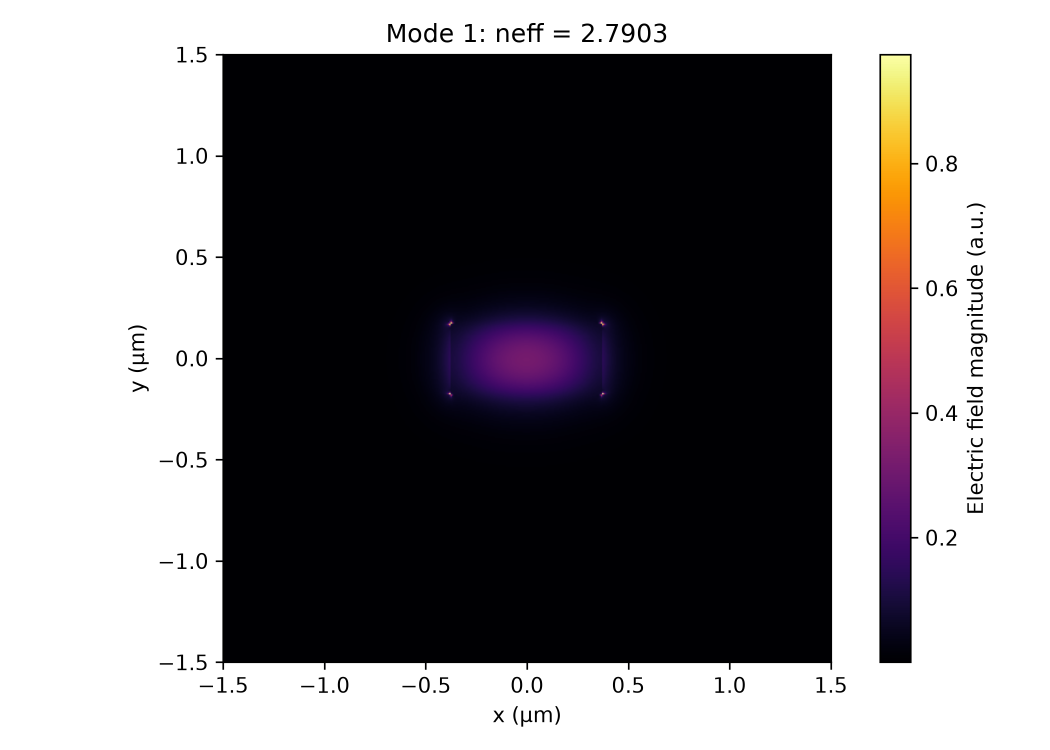
#> input picture figures/mode_1.png, 2100 x 1500 px, found by its file name (shown at 1/2 size); its folder holds 4 pictures in this run
$ python compare_modes.py
#> lines starting #> are read from the running program, lines starting #| are printed output that depends on the picture
import matplotlib.pyplot as plt
from PIL import Image

fig, axes = plt.subplots(2, 2, figsize=(12, 9))

for i, ax in enumerate(axes.flat, start=1):
    image = Image.open(f"figures/mode_{i}.png")
#> image is the input picture: PIL image 2100x1500 RGBA; mean R, G, B, A 131.2, 128.7, 131.4, 255
    ax.imshow(image)
    ax.set_title(f"Mode {i}")
    ax.axis("off")

plt.tight_layout()
plt.savefig("figures/all_modes_comparison.png", dpi=200)
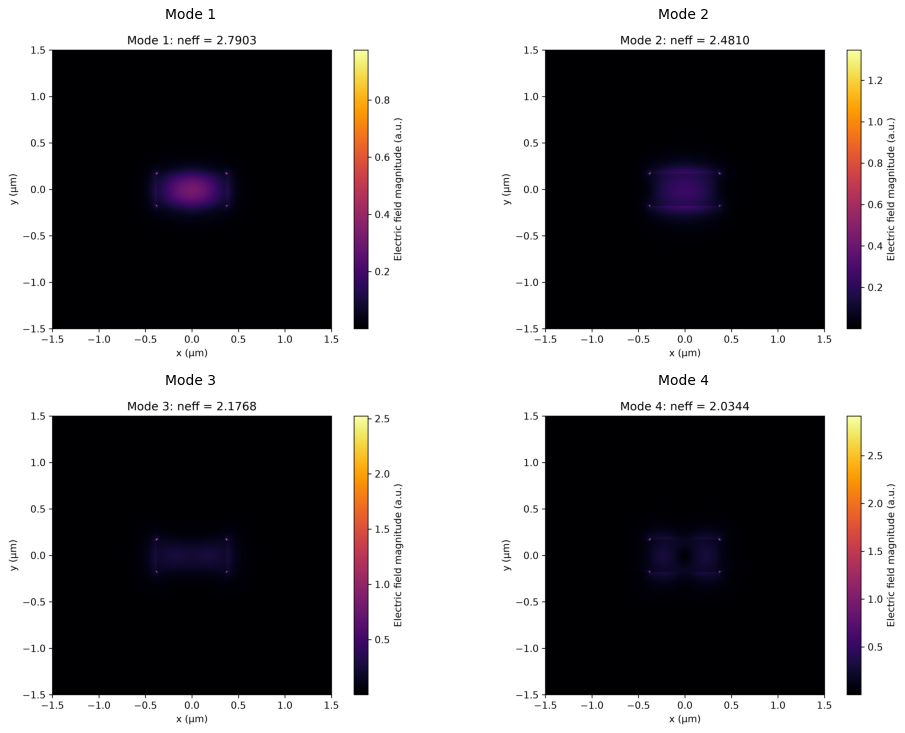
#> figure drawn by matplotlib, 4 panels
plt.close()

print("Combined mode comparison saved.")
